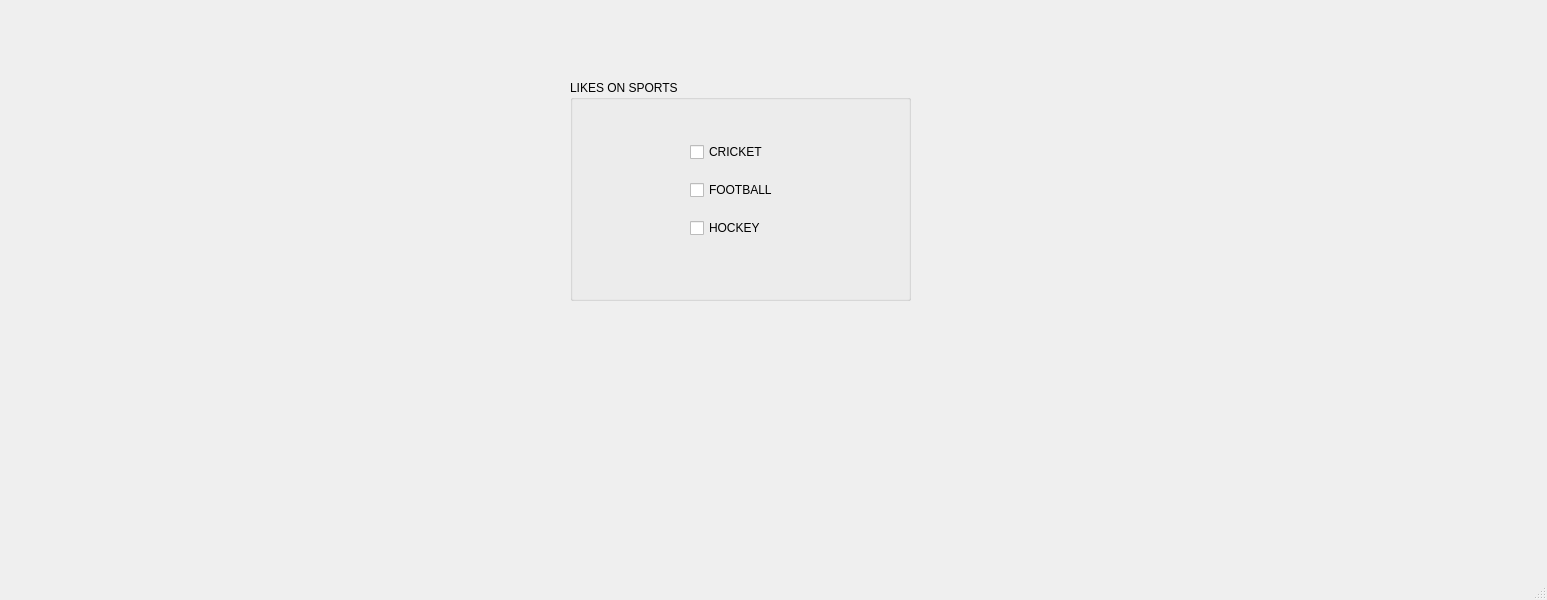
<?xml version="1.0" encoding="UTF-8"?>
<ui version="4.0">
 <class>MainWindow</class>
 <widget class="QMainWindow" name="MainWindow">
  <property name="geometry">
   <rect>
    <x>0</x>
    <y>0</y>
    <width>1547</width>
    <height>600</height>
   </rect>
  </property>
  <property name="windowTitle">
   <string>MainWindow</string>
  </property>
  <widget class="QWidget" name="centralwidget">
   <widget class="QGroupBox" name="groupBox">
    <property name="geometry">
     <rect>
      <x>570</x>
      <y>80</y>
      <width>341</width>
      <height>221</height>
     </rect>
    </property>
    <property name="title">
     <string>LIKES ON SPORTS</string>
    </property>
    <widget class="QWidget" name="layoutWidget_2">
     <property name="geometry">
      <rect>
       <x>70</x>
       <y>50</y>
       <width>171</width>
       <height>121</height>
      </rect>
     </property>
     <layout class="QVBoxLayout" name="verticalLayout">
      <property name="leftMargin">
       <number>50</number>
      </property>
      <item>
       <widget class="QCheckBox" name="checkBox">
        <property name="text">
         <string>CRICKET</string>
        </property>
       </widget>
      </item>
      <item>
       <widget class="QCheckBox" name="checkBox_2">
        <property name="text">
         <string>FOOTBALL</string>
        </property>
       </widget>
      </item>
      <item>
       <widget class="QCheckBox" name="checkBox_3">
        <property name="text">
         <string>HOCKEY</string>
        </property>
       </widget>
      </item>
     </layout>
    </widget>
   </widget>
  </widget>
  <widget class="QMenuBar" name="menubar">
   <property name="geometry">
    <rect>
     <x>0</x>
     <y>0</y>
     <width>1547</width>
     <height>26</height>
    </rect>
   </property>
  </widget>
  <widget class="QStatusBar" name="statusbar"/>
 </widget>
 <resources/>
 <connections/>
</ui>
